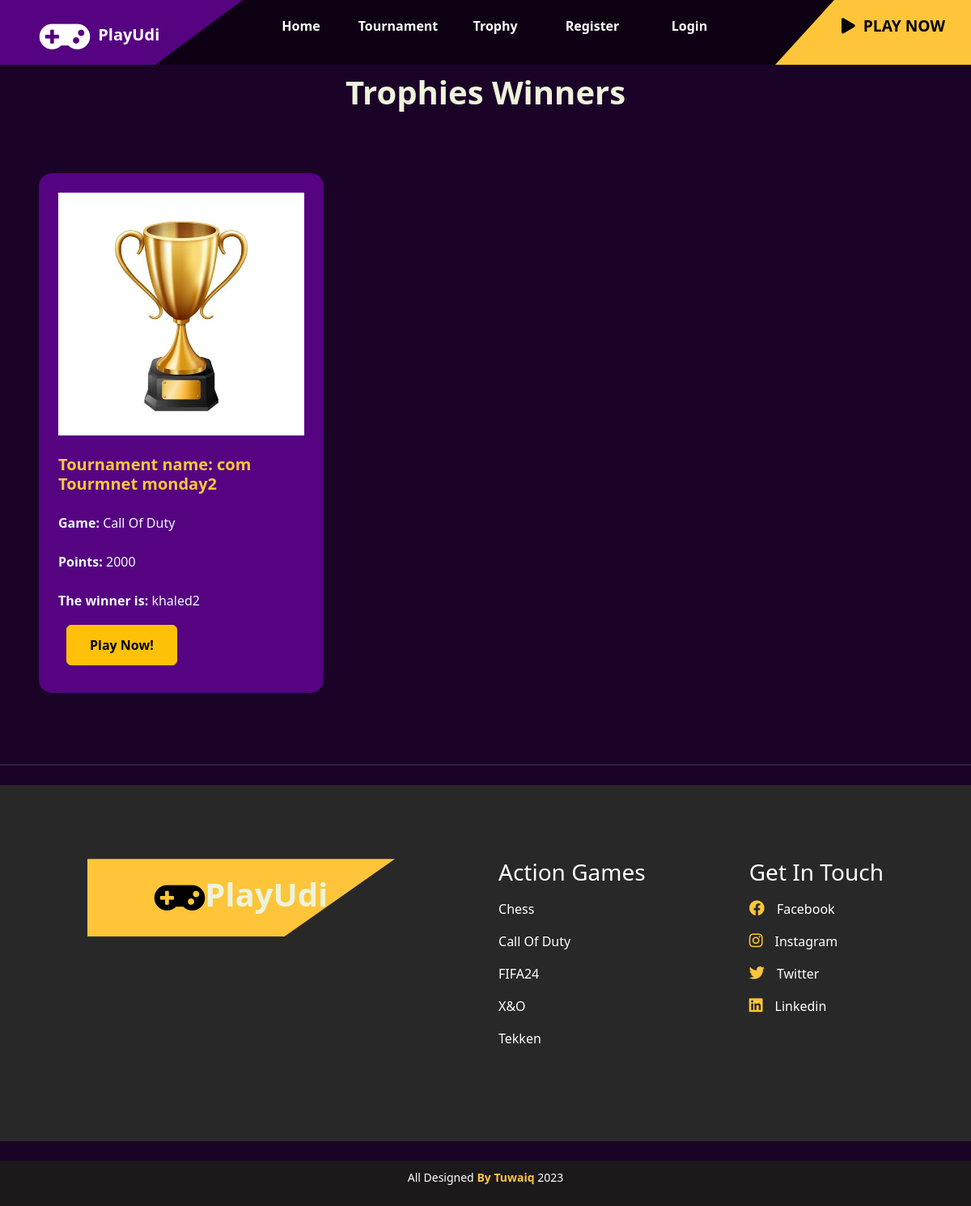
The page /trophy/ on the database as committed earlier.
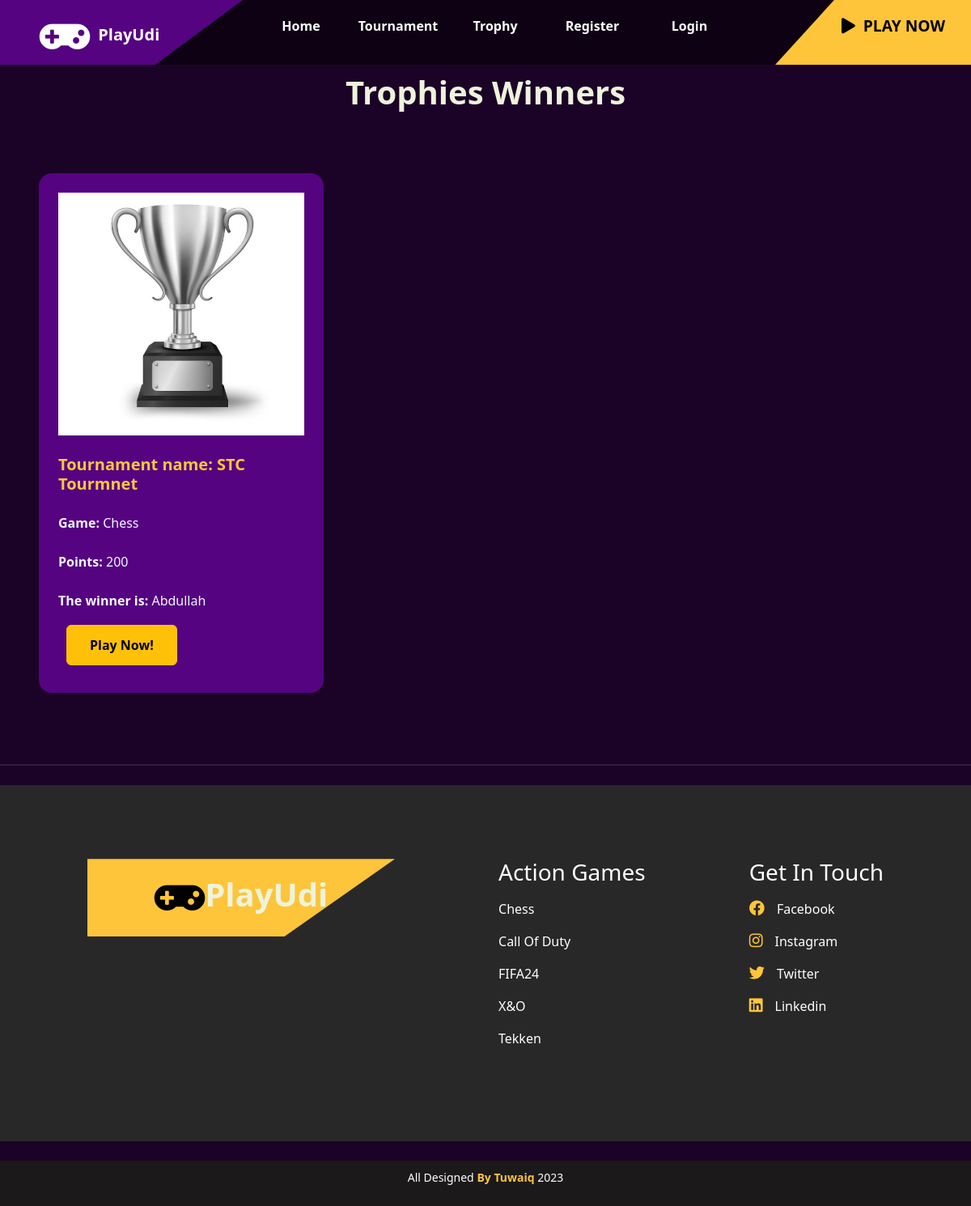
The same page on the database as committed later.
### tournament/models.py (models this page shows, shortened)
class Trophy(models.Model):
    winner = models.ForeignKey(Profile, on_delete=models.CASCADE, default=None)
    tournament = models.OneToOneField(Tournament, on_delete=models.CASCADE, default=None)
    points = models.IntegerField(default=0)

class Tournament(models.Model):
    user_choices = ((4, "4"), (8, "8"),(16,'16'),(32,'32'))
    user_choices_games = ((1, "Chess"), (2, "Takken"),(3,'x&o'),(4,'Call Of Duty'),(5,'FIFA24'))
    user_choices_trophy = ((100, "Bronze"), (200, "Sliver"),(300,'Gold'))
    name = models.CharField(max_length=100)
    description = models.CharField(max_length=2048, default="")
    number_of_players = models.IntegerField(choices=user_choices, default=1)
    game = models.IntegerField(choices=user_choices_games, default=1)
    trophy_for_tournament = models.IntegerField(choices=user_choices_trophy, default=100)
    owner = models.ForeignKey(Profile, on_delete=models.CASCADE, related_name='owned_tournaments')
    winner = models.ForeignKey(Profile, on_delete=models.CASCADE, related_name='won_tournament', null=True, blank=True, default=None)

class Profile(models.Model):
    user_choices = (("1", "user"), ("2", "company"))
    user_ranks = (("nor", "Normal"),("pro", "Professional"), ('master', "Master"))
    user = models.OneToOneField(User, on_delete=models.CASCADE)
    bio=models.TextField(default="Player")
    birth_date = models.DateField(default="2000-10-10")
    avatar = models.ImageField(upload_to="images/", default="images/default.png")
    states = models.CharField(max_length=160,choices=user_choices, default="1")
    points = models.IntegerField(default=0)
    user_rank = models.CharField(max_length=160,choices=user_ranks, default="nor")

### trophy/views.py (the view)
# urls.py: path('', views.trophy_view, name="trophy_view"),
def trophy_view(request: HttpRequest) -> HttpResponse:
    trophies = Trophy.objects.all()
    return render(request, 'trophy/trophies.html', {"trophies":trophies})

### trophy/templates/trophy/trophies.html (shortened to what this page needs)
{% extends 'main/base.html' %}
{% block content %}
<h1 style="display: flex; justify-content: center; margin-top: 10px;">Trophies Winners</h1>
<section id="services" class="full-height px-lg-5">
  <div class="containerrr">
    <div  class="row pb-4" data-aos="fade-up">
    </div>
    <div class="row gy-4">
  {% for trophy in trophies %}
  <div class="col-4 h-100" data-aos="fade-up" data-aos-delay="300" style="margin-top: -20px;">
    <div class="service p-4 bg-base rounded-4 shadow-effect " style="height: max-content;">
          {%if trophy.tournament.trophy_for_tournament >= 300%}
          <img src="/static/images/gold.jpg" width="100px" height="300px" class="card-img-top">
          {%elif trophy.tournament.trophy_for_tournament >= 200%}
          <img src="/static/images/silver.jpg" width="100px" height="300px" class="card-img-top">
           {%elif trophy.tournament.trophy_for_tournament < 200 %}
            <img src="/static/images/silverr.jpg" width="100px" height="300px" class="card-img-top">
            {%endif%}
            <h5 style="word-wrap: break-word; color: #fec53a;" class="mt-4 mb-2"><strong>Tournament name:</strong> {{ trophy.tournament.name }}</h5>
            <p style="word-wrap: break-word; color: aliceblue;" class="mt-4 mb-2"><strong>Game:</strong> {{ trophy.tournament.get_game_display }}</p>
            <p style="word-wrap: break-word;color: aliceblue; " class="mt-4 mb-2"><strong>Points:</strong> {{ trophy.points }}</p>
            <p style="word-wrap: break-word; color: aliceblue;" class="mt-4 mb-2"><strong>The winner is:</strong> {{ trophy.winner.user.username }}</p>
            <div style="padding: 10px;" >
                  <a href="#" class="btn btn-warning">Play Now!</a>
</div>
          </div>
        </div>
        {% endfor %}
      </div>
</section>
{% endblock%}

Rows that differ between the two databases and show on the page:
changed Trophy: tournament_id: picture added; tournament.name "com Tourmnet monday2" → "STC Tourmnet"; tournament.game "Call Of Duty" → "Chess"; points "2000" → "200"; winner.user.username "khaled2" → "Abdullah"; tournament_id: picture removed
